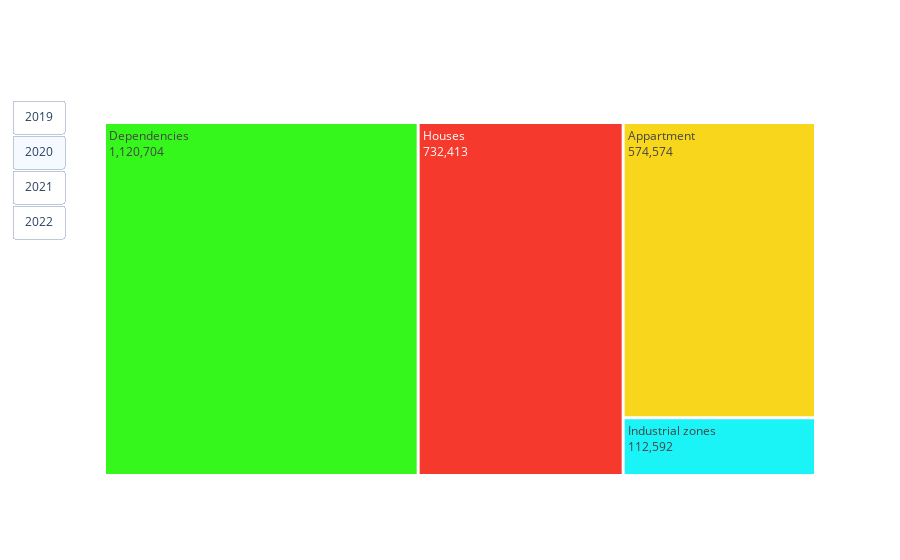

This figure's notebook cell:
### Markdown cell above
## Type of sales (selector)

### Code cell
def prepare_data(df, year):
    base = df[df["Type local"].isin(["Appartement", "Maison","Dépendance","Local industriel. commercial ou assimilé"])]
    base = base['Type local']
    base = pd.get_dummies(base, columns=["Type local"])
    base['Year'] = year
    return base

base_2022 = prepare_data(df_2022, 2022)
base_2021 = prepare_data(df_2021, 2021)
base_2020 = prepare_data(df_2020, 2020)
base_2019 = prepare_data(df_2019, 2019)

data = {
    2022: base_2022,
    2021: base_2021,
    2020: base_2020,
    2019: base_2019
}

third_plot = go.Figure(go.Treemap(
    labels=["Houses", "Appartment","Dependencies","Industrial zones"],
    parents=[""] * 4,
    values=[base_2022["Maison"].sum(), base_2022["Appartement"].sum(),base_2022["Dépendance"].sum(),base_2022["Local industriel. commercial ou assimilé"].sum()],
    textinfo="label+text+value",
    marker=dict(colors=["#f5392c", "#f7d61b","#35f71b","#1bf4f7"]),
))
  

buttons = []
for year in [2019, 2020, 2021, 2022]:
    button = dict(
        label=str(year),
        method="restyle",
        args=[{"values": [[data[year]["Maison"].sum(), data[year]["Appartement"].sum(), data[year]["Dépendance"].sum(), data[year]["Local industriel. commercial ou assimilé"].sum()]]}, [0]]
    )
    buttons.append(button)

third_plot.update_layout(
    updatemenus=[
        dict(
            type="buttons",
            direction="down",
            buttons=buttons,
            showactive=True,
            active=1,
        )
    ],
    
    plot_bgcolor='rgba(0,0,0,0)', 
    paper_bgcolor='rgba(0,0,0,0)'
)

### Figure 1 — Plotly figure (JSON) as saved in the notebook; plotly's stock layout.template omitted (floating-point values rounded to 4 significant figures)
{"data": [{"labels": ["Houses", "Appartment", "Dependencies", "Industrial zones"], "marker": {"colors": ["#f5392c", "#f7d61b", "#35f71b", "#1bf4f7"]}, "parents": ["", "", "", ""], "textinfo": "label+text+value", "type": "treemap", "values": [732413, 574574, 1120704, 112592]}], "layout": {"paper_bgcolor": "rgba(0,0,0,0)", "plot_bgcolor": "rgba(0,0,0,0)", "updatemenus": [{"active": 1, "buttons": [{"args": [{"values": [[693125, 577648, 455777, 111691]]}, [0]], "label": "2019", "method": "restyle"}, {"args": [{"values": [[689944, 532083, 505956, 101295]]}, [0]], "label": "2020", "method": "restyle"}, {"args": [{"values": [[805574, 602651, 1058516, 119269]]}, [0]], "label": "2021", "method": "restyle"}, {"args": [{"values": [[732413, 574574, 1120704, 112592]]}, [0]], "label": "2022", "method": "restyle"}], "direction": "down", "showactive": true, "type": "buttons"}]}}
